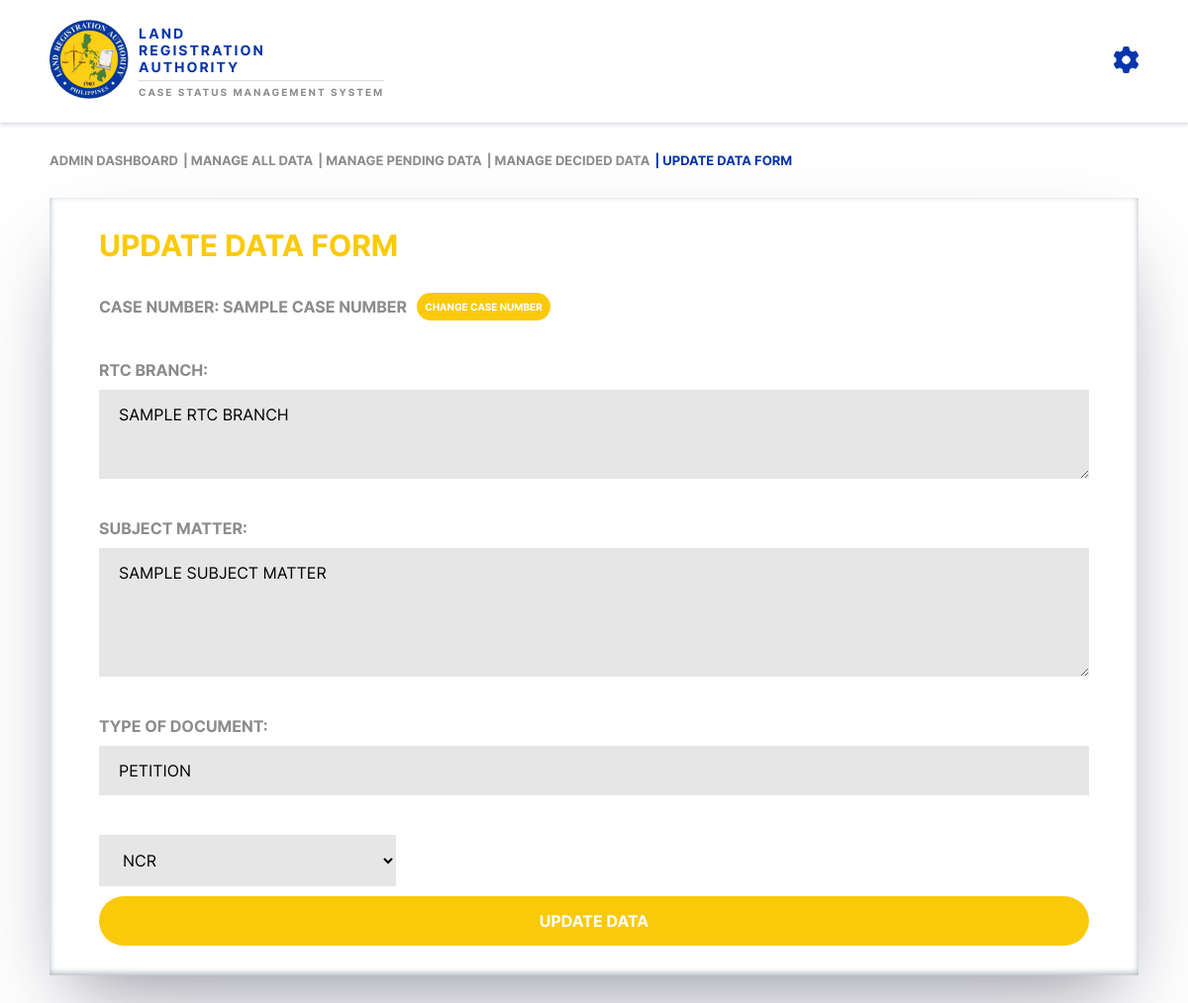
Screenshot of /user/user_update_data_form.php?id=1 (signed in) with the database file from the repository.
### tables this page shows
CREATE TABLE `lra_data_tb` (
  `id` int(11) NOT NULL,
  `case_number` varchar(100) NOT NULL,
  `rtc_branch` varchar(500) NOT NULL,
  `subject_matter` varchar(500) NOT NULL,
  `type_of_document` varchar(500) NOT NULL,
  `judicial_region` varchar(50) NOT NULL,
  `status` varchar(50) NOT NULL
);

### user/user_update_data_form.php (the view, shortened to what this page needs)
<?php
    require "../connection/conn.php";
?>
<!DOCTYPE html>
<html lang="en">
<head>
    <link rel="stylesheet" href="../assets/css/main.css">
</head>
<body>
    <?php require "./user_header.php"; ?>
    <main class="main" id="main">
        <div class="main_wrapper">
            <ul class="main_pages">
                <li class="main_pages_item">
                    <a href="./user_dashboard.php" class="main_pages_item_link">
                        <?php echo strtoupper($_SESSION['username']); ?> DASHBOARD
                    </a>
                </li>
                <li class="main_pages_item"><a href="./user_manage_all_data_table.php" class="main_pages_item_link">| MANAGE ALL DATA</a></li>
                <li class="main_pages_item"><a href="./user_manage_pending_data_table.php" class="main_pages_item_link">| MANAGE PENDING DATA</a></li>
                <li class="main_pages_item"><a href="./user_manage_decided_data_table.php" class="main_pages_item_link">| MANAGE DECIDED DATA</a></li>
                <li class="main_pages_item"><a href="" class="main_pages_item_link active">| UPDATE DATA FORM</a></li>
            </ul>
            <div class="data_form_wrapper">
                <form action="" method="POST" class="data_form" id="data_form">
                    <div class="data_form_header">
                        <h1 class="data_form_title data_form_update_title">UPDATE DATA FORM</h1>
                    </div>
                    <div class="data_form_body">
                    <?php
                            $id = $_GET['id'];
                            $query = mysqli_query($conn, "SELECT * FROM `lra_data_tb` WHERE id = '$id'");
                            $data = mysqli_fetch_array($query);
                        ?>
                        <div class="case_number_wrapper">
                            <label for="case_number" class="data_form_input_title">CASE NUMBER: <?php echo $data['case_number'] ?></label>
                            <button type="button" class="change_case_number_btn" onClick="change_case_number()">CHANGE CASE NUMBER</button>
                        </div>
                        <br>
                        <label for="rtc_branch" class="data_form_input_title">RTC BRANCH:</label>
                        <textarea class="rtc_branch" id="rtc_branch" name="rtc_branch" rows="3" placeholder="RTC Branch..."><?php echo $data['rtc_branch'] ?></textarea>
                        <br>
                        <label for="subject_matter" class="data_form_input_title">SUBJECT MATTER:</label>
                        <textarea class="subject_matter" id="subject_matter" name="subject_matter" rows="5" placeholder="Subject Matter..."><?php echo $data['subject_matter'] ?></textarea>
                        <br>
                        <label for="type_of_document" class="data_form_input_title">TYPE OF DOCUMENT:</label>
                        <input class="type_of_document" id="type_of_document" name="type_of_document" rows="3" placeholder="Type of Document..." value="<?php echo $data['type_of_document'] ?>">
                        <br>
                        <select class="judicial_region" id="judicial_region" name="judicial_region" >
                            <option class="judicial_region_option_item"><?php echo $data['judicial_region'] ?></option>
                        </select>
                        <button type="submit" class="submit_data_btn update_data_btn" onClick="return confirm('ARE YOU SURE YOU WANT TO UPDATE THIS DATA?')" name="update_data_btn">UPDATE DATA</button>
                    </div>
                </form>
            </div>
        </div>
    </main>
</body>
</html>

### assets/css/main.css (style rules this page uses)
:root { --FFF: #FFF; --000: #000; --0636AC: #0636AC; --faca0a: #faca0a; --e6e6e6: #e6e6e6; --fc6565: #fc6565; --e8edf8: #e8edf8; --d5def1: #d5def1; --8c8c8c: #8c8c8c; --1cffad: #1cffad; --20d1f5: #20d1f5; --bold: 700; --normal: 400; }
* { margin: 0; padding: 0; box-sizing: border-box; font-family: "inter"; scroll-behavior: smooth; text-transform: uppercase; }
a { text-decoration: none; }
ul { list-style: none; }
button { background-color: transparent; cursor: pointer; }
button, input, textarea, select { border: none; }
button, input, textarea, select:focus { outline: none; }
.main_wrapper { padding: 30px 50px 100px 50px; }
#main .main_wrapper .main_pages { display: flex; column-gap: 5px; margin-bottom: 30px; }
#main .main_wrapper .main_pages .main_pages_item { font-weight: var(--bold); font-size: 13px; }
#main .main_wrapper .main_pages .main_pages_item .main_pages_item_link { color: var(--8c8c8c); }
#main .main_wrapper .main_pages .main_pages_item .main_pages_item_link.active { color: var(--0636AC); }
#main .main_wrapper .data_form { background-color: var(--FFF); box-shadow: rgba(50, 50, 93, 0.25) 0px 50px 100px -20px, rgba(0, 0, 0, 0.3) 0px 30px 60px -30px, rgba(10, 37, 64, 0.35) 0px -2px 6px 0px inset; margin-top: 30px; }
#main .main_wrapper .data_form_wrapper .data_form { padding: 30px 50px; }
#main .main_wrapper .data_form_wrapper .data_form .data_form_header { display: flex; justify-content: space-between; align-items: center; column-gap: 10px; }
#main .main_wrapper .data_form_wrapper .data_form .data_form_header .data_form_title { font-size: 30px; }
#main .main_wrapper .data_form_wrapper .data_form .data_form_header .data_form_update_title { color: var(--faca0a); }
#main .main_wrapper .data_form_wrapper .data_form .data_form_body { display: grid; row-gap: 10px; margin-top: 30px; }
#main .main_wrapper .data_form_wrapper .data_form .data_form_body .case_number_wrapper { display: flex; align-items: center; column-gap: 10px; }
#main .main_wrapper .data_form_wrapper .data_form .data_form_body .case_number_wrapper .change_case_number_btn { background-color: var(--faca0a); padding: 8px; color: var(--FFF); font-size: 10px; border-radius: 25px; font-weight: var(--bold); }
#main .main_wrapper .data_form_wrapper .data_form .data_form_body .data_form_input_title { font-weight: var(--bold); color: var(--8c8c8c); font-size: 16px; }
#main .main_wrapper .data_form_wrapper .data_form .data_form_body .case_number, .rtc_branch, .subject_matter, .type_of_document, .status, .judicial_region, .submit_data_btn { padding: 15px 20px; font-size: 16px; }
#main .main_wrapper .data_form_wrapper .data_form .data_form_body .case_number, .rtc_branch, .subject_matter, .type_of_document, .status, .judicial_region, .classification { width: 100%; background-color: var(--e6e6e6); }
#main .main_wrapper .data_form_wrapper .data_form .data_form_body .status, .judicial_region, .classification { width: 300px; }
#main .main_wrapper .data_form_wrapper .data_form .data_form_body .submit_data_btn { font-weight: var(--bold); color: var(--FFF); border-radius: 25px; }
#main .main_wrapper .data_form_wrapper .data_form .data_form_body .update_data_btn { background-color: var(--faca0a); }

### rows the page displays
lra_data_tb: case_number "SAMPLE CASE NUMBER", rtc_branch "SAMPLE RTC BRANCH", subject_matter "SAMPLE SUBJECT MATTER", type_of_document "PETITION", judicial_region "NCR"

### other values shown
$_SESSION['username'] "ADMIN"
